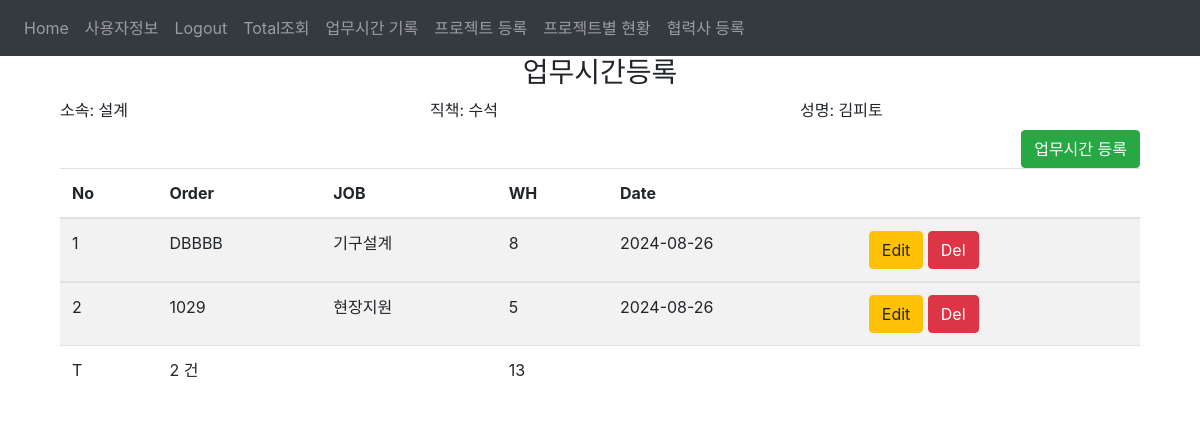
Screenshot of /work_hour (signed in) with the database file from the repository.
### website/models.py (models this page shows)
class User(db.Model, UserMixin):                                      #Employee
    id = db.Column(db.Integer, primary_key=True)                      #DB primary_key ID
    email = db.Column(db.String(50), unique=True)                     #이름대신 ID로 사용함
    uname = db.Column(db.String(50),nullable=False)                   #이름
    udepartment = db.Column(db.String(50))                            #소속부서
    uposition = db.Column(db.String(50))                              #직책
    password = db.Column(db.String(50))                               #패스워드
    authority = db.Column(db.String(10))                              #권한관리 : 1 슈퍼 관리자, 2 관리자, 3 일반 사용자
    notes = db.relationship('Note')                                   #외래키 연동
    projects = db.relationship('Project')
    working_hours = db.relationship('Working_hour')

class Working_hour(db.Model):                                         #내가 참여중인 프로젝트에 MD를 매일 등록한다. 2번
    id = db.Column(db.Integer, primary_key=True)                      #DB primary_key ID
    pcode = db.Column(db.String(50), nullable=False)                  #프로젝트 코드
    pname = db.Column(db.String(100))                                 #프로젝트 이름
    username = db.Column(db.String(50))                               #사용자 이름
    jobpart = db.Column(db.String(50))                                #업무 진행한 분야(근무시간을 쓴 곳)
    workhour = db.Column(db.Integer)                                  #프로젝트에 사용한 시간을 입력
    recodingdate = db.Column(db.String(50))                           #근무기록한 날짜 'yymmdd'
    date = db.Column(db.DateTime(timezone=True), default=func.now())  #timestamp
    user_id = db.Column(db.Integer, db.ForeignKey('user.id'))         #외래키 연동

### website/views.py (the view, shortened to what this page needs)
@views.route('/work_hour', methods=['GET','POST'])
@login_required
def work_hour():
    task_list = ["기구설계","현장지원","전장설계","조립",
                 "PC제어","PLC제어", "셋업", "기타"]
    today = date.today()
    yesterday = today - timedelta(days=6)
    projects = Project.query.with_entities(Project.pcode,Project.pname).filter(Project.enddate > today).all()
    wh_data=Working_hour.query.filter(Working_hour.recodingdate >= yesterday).where(Working_hour.user_id == current_user.id).order_by(Working_hour.recodingdate.desc())
    return render_template("work_hour.html", task_list=task_list, all_data=projects,wh_data=wh_data, user=current_user)

### website/__init__.py (called while the page is built)
def create_app():
    app.config['SECRET_KEY'] = 'hjshjhdjah kjshkjdhjs'
    app.config['SQLALCHEMY_DATABASE_URI'] = f'sqlite:///{DB_NAME}'
    db.init_app(app)
    from .views import views
    from .auth import auth
    app.register_blueprint(views, url_prefix='/')
    app.register_blueprint(auth, url_prefix='/')
    from .models import User
    with app.app_context():
        db.create_all()
    login_manager = LoginManager()
    login_manager.login_view = 'auth.login'
    login_manager.init_app(app)
    @login_manager.user_loader
    def load_user(id):
        return User.query.get(int(id))
    return app

### website/templates/work_hour.html (shortened to what this page needs)
{% extends "base.html" %}
{% block content%}
<div class="container">
    <div class="table-wrapper">
        <h3 align="center">업무시간등록</h3>
        <form method="POST">
        <div class="row">
            <div class="col">
            <label for="userDepartmet">소속: {{user.udepartment}}</label>
            </div>
            <div class="col">
            <label for="userPosition">직책: {{user.uposition}}</label>
            </div>
            <div class="col">
            <label for="userName">성명: {{user.uname}}</label>
            </div>
        </div>
        <div align="right">
            <button type="button" class="btn btn-success float-end"
                data-toggle="modal" data-target="#add_workhour">업무시간 등록</button>
        </div>
        </form>
        <table class="table table-hover table-striped table-responsive-sm" id="table1">
            <thead>
                <tr>
                <th>No</th>
                <th>Order</th>
                <th>JOB</th>
                <th>WH</th>
                <th>Date</th>
                <th></th>
                </tr>
            </thead>
            {% for row in wh_data %}
            <tbody>
            <tr>
                <td>{{loop.index}}</td>
                <td>{{row.pcode}}</td>
                <td>{{row.jobpart}}</td>
                <td class="participation-time">{{row.workhour}}</td>
                <td>{{row.recodingdate}}</td>
                <td>
                <a href="/views.workhour_update/{{row.id}}" class="btn btn-warning btn-xs" data-toggle="modal" data-target="#modaledit{{row.id}}">Edit</a>
                <a href="/workhour_delete/{{row.pid}}" class="btn btn-danger btn-xs" onclick="return confirm('이 데이터를 삭제하시겠습니까?')">Del</a>
                </td>
            </tr>
            </tbody>
            {% endfor %}
            <tfoot>
                <tr>
                <td>T</td>
                <td id="count"></td>
                <td></td>
                <td id="total-time"></td>
                <td></td>
                <td></td>
                </tr>
            </tfoot>
        </table>
    </div>
</div>
{% endblock %}

### website/templates/base.html (style rules this page uses)
.table-wrapper { overflow-x: auto; width: 100%; }

### rows the page displays
User: udepartment "설계", uposition "수석", uname "김피토"
Working_hour: pcode "DBBBB", jobpart "기구설계", workhour "8", recodingdate "2024-08-26"
Working_hour: pcode "1029", jobpart "현장지원", workhour "5", recodingdate "2024-08-26"
